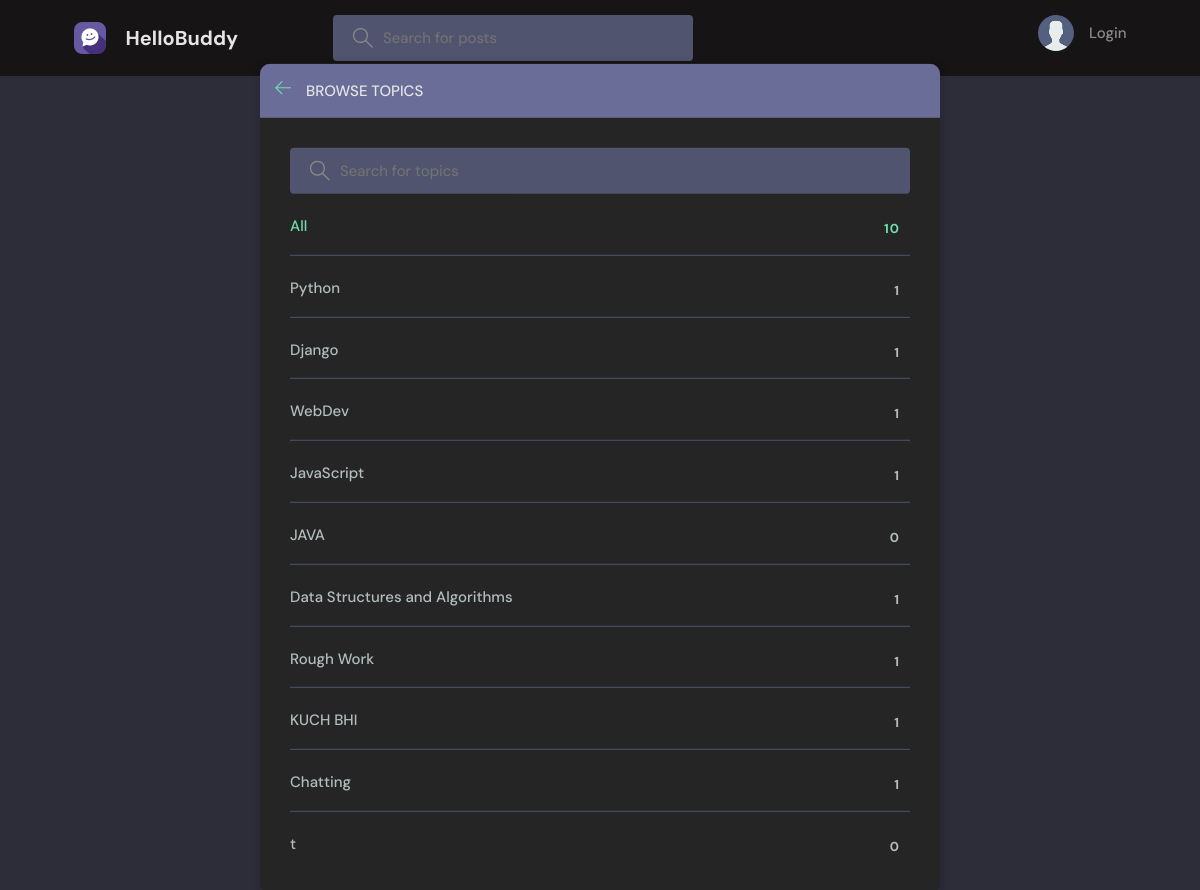
/topics/, run on an earlier commit of the app's database.
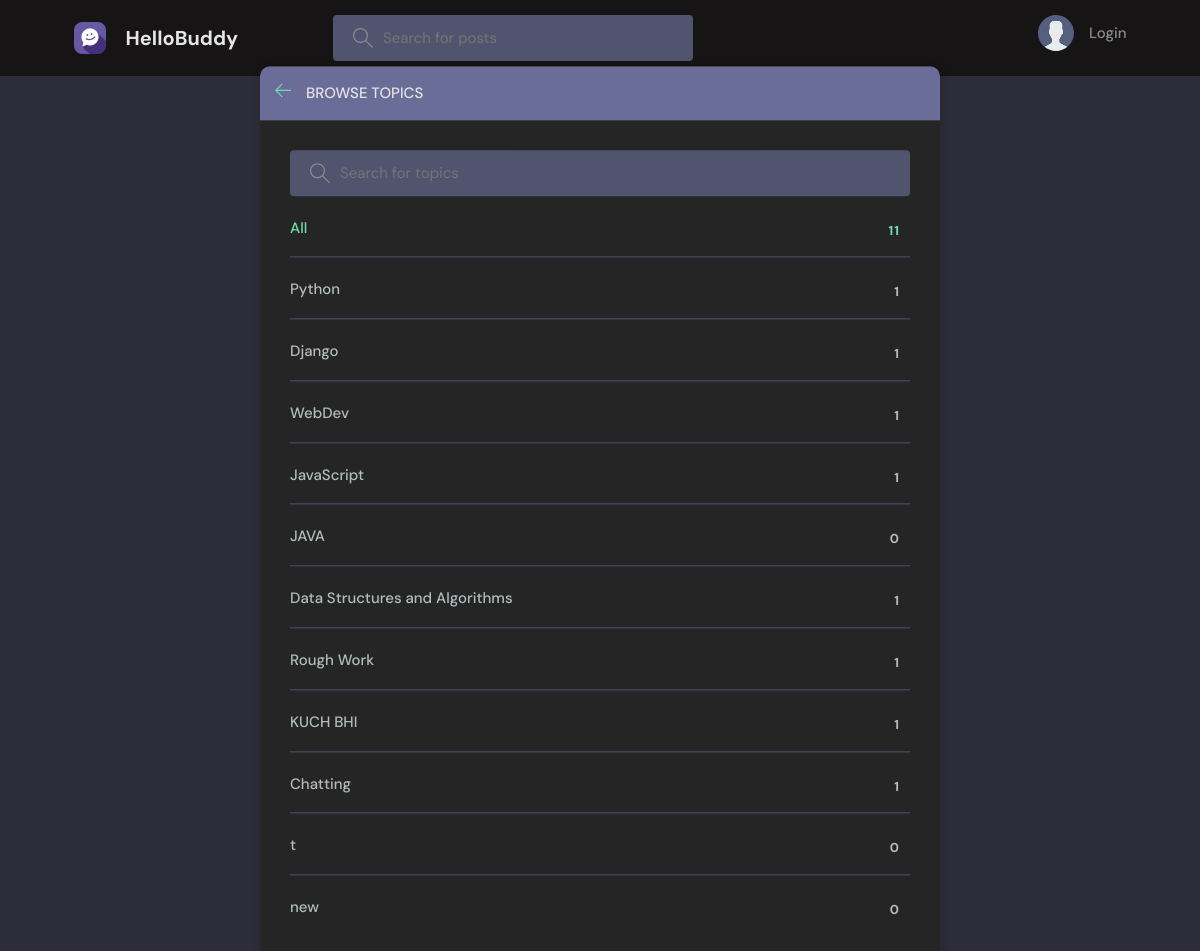
And on a later commit of the database.
### base/models.py (models this page shows, shortened)
class Topic(models.Model):
    name=models.CharField(max_length=200)

### base/views.py (the view)
# urls.py: path('topics/',views.topicsPage,name="topics"),
def topicsPage(request):
    q=request.GET.get('q') if request.GET.get('q')!=None else ''
    topics=Topic.objects.filter(name__icontains=q)
    return render(request, 'base/topics.html', {'topics':topics})

### base/templates/base/topics.html (shortened to what this page needs)
{% extends 'main.html' %}
{% block content %}
<main class="create-room layout">
  <div class="container">
    <div class="layout__box">
      <div class="layout__boxHeader">
        <div class="layout__boxTitle">
          <a href="{% url 'home' %}">
            <svg version="1.1" xmlns="http://www.w3.org/2000/svg" width="32" height="32" viewBox="0 0 32 32">
              <title>arrow-left</title>
              <path
                d="M13.723 2.286l-13.723 13.714 13.719 13.714 1.616-1.611-10.96-10.96h27.625v-2.286h-27.625l10.965-10.965-1.616-1.607z">
              </path>
            </svg>
          </a>
          <h3>Browse Topics</h3>
        </div>
      </div>
      <div class="topics-page layout__body">
        <form action="" method="GET" class="header__search">
          <label>
            <input name="q" placeholder="Search for topics" />
          </label>
        </form>
        <ul class="topics__list">
          <li>
            <a href="{% url 'topics' %}" class="active">All <span>{{topics.count}}</span></a>
          </li>
          {% for topic in topics %}
          <li>
            <a href="{% url 'home' %}?q={{topic.name}}">{{ topic.name }} <span>{{topic.room_set.all.count}}</span></a>
          </li>
          {% endfor %}
        </ul>
      </div>
    </div>
  </div>
</main>
{% endblock content %}

What changed in the data, as far as the page shows it:
added Topic: name "new", room_set.all.count "0"
Also different on the page:
{{ topics.count }}: "10" → "11"
